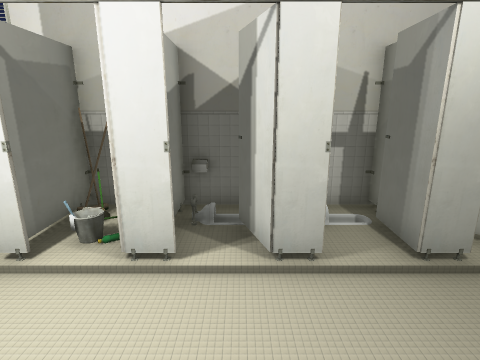
view 1 (above)

12 first-person views from a walk through a 3-D level made in the Unity game engine. The camera is 1.4 m above the floor, tilts 14° down and sees 80° across. The floor is counted in squares, 0.5 m on a side. Each view is taken from the middle of a square. On the plan, view 1 faces up. The plan holds only what a view shows up to about 20 squares ahead; the rest is blank. The player character is not drawn. Some surface patterns are stand-ins.

view 2
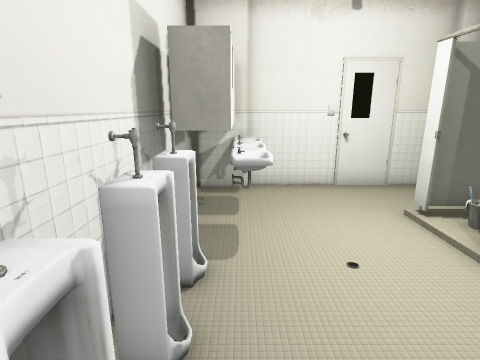

view 3
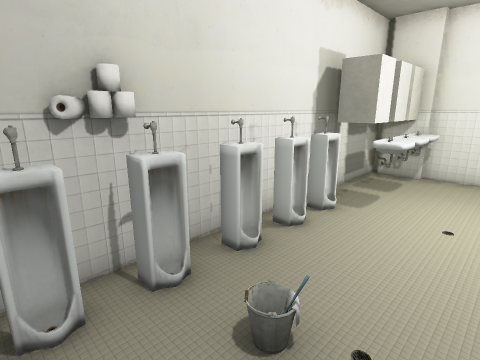

view 4
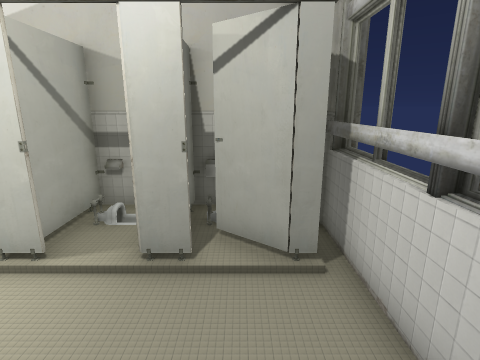

view 5
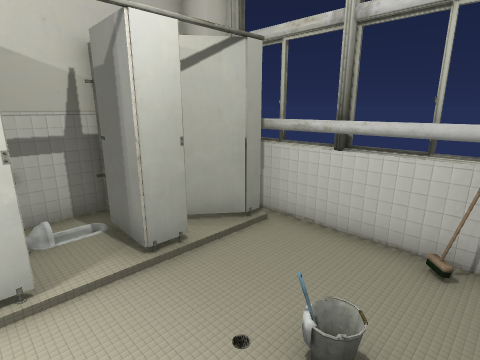

view 6
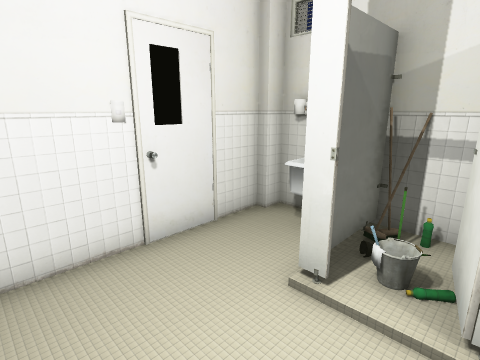

view 7
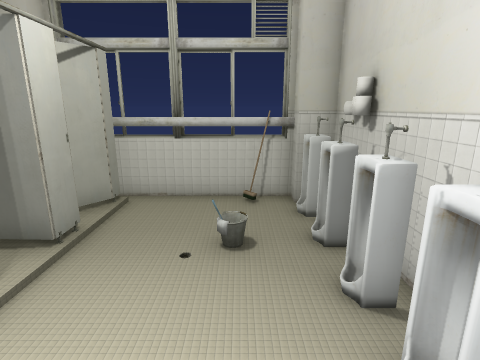

view 8
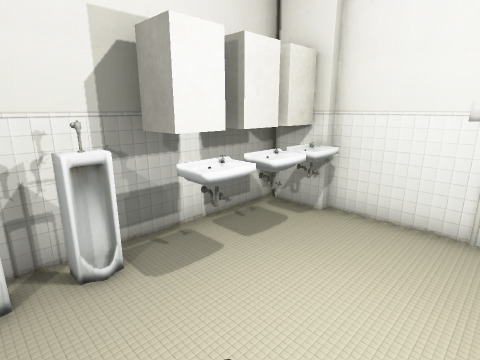

view 9
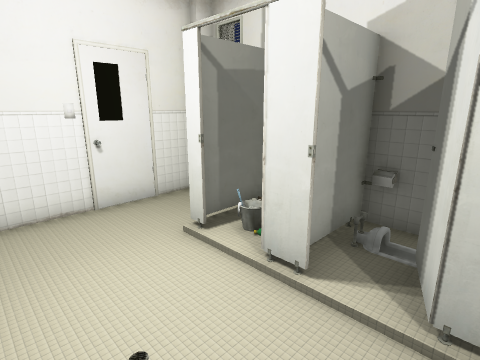

view 10
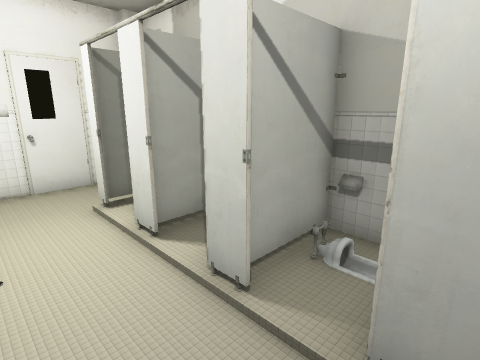

view 11
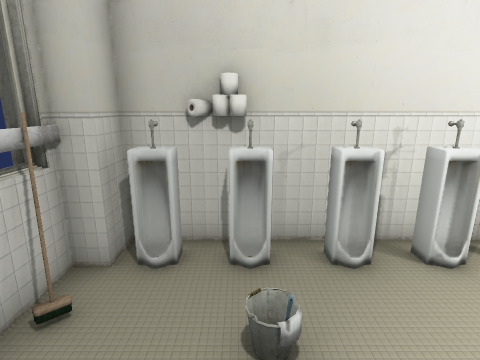

view 12
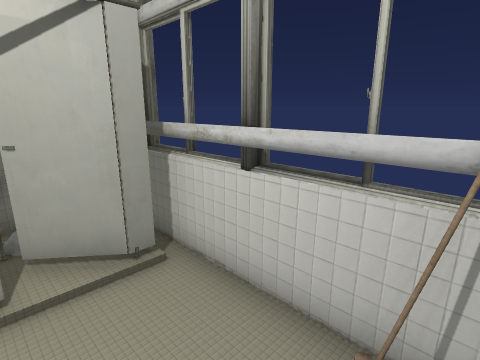

### Floor plan
Points are (right, up) in squares from view 1. A wall is a line through its corners. A room is listed if a view was taken in it or the views show most of it. See-through windows are left out.
Room 1 (views 1, 2, 3, 4, 5, 6, 7, 8, 9, 10, 11, 12)
walls: (4.2, 4.7) (3.2, 4.7) (3.2, 6.5); (2.5, 7.8) (-4.2, 7.8); (3.7, 7.8) (3.7, 6.9); (5.4, -1.7) (6.4, -1.7); (7, -0.7) (7, 6.6); (-6.4, 7.8) (-7.1, 7.8); (7.2, -0.5) (7.2, 6.4); (-7.4, 6.5) (-7.4, 0.1); (-7.5, -1.7) (3.6, -1.7)
objects: other object (-7, 0); pillar (-7, 7); block (-6, -1); sink (-6, 0) to (-6, 1); sink (-6, 6) to (-5, 7); block (-5, -1); sink (-5, 0) to (-5, 1); block (-4, -1) to (-3, -1); sink (-4, 0) to (-3, 1); other object (-4, 5) to (-4, 6); other object (-4, 7); other object (-3, 7); toilet (-2, -1) to (-1, -1); other object (-2, 5) to (-2, 6); other object (-2, 7); other object (-1, 5) to (1, 7); other object (-1, 7) to (-1, 8); toilet (0, -1) to (1, -1); toilet (2, -1); toilet (3, -1) to (4, -1); other object (4, -2); other object (5, -2); toilet (5, -1) to (6, -1); other object (5, 5) to (6, 6)
Room 2 (no view inside)
walls: (3.7, 7.1) (3.7, 7.8); (4.8, 7.8) (2.5, 7.8)

Positions as (right, up) in squares from view 1, and headings:
1: (0, 0), facing up
2: (3, 0), facing left
3: (6, 3), facing down-left
4: (5, 0), facing up
5: (1, 0), facing up-right
6: (-2, 1), facing up-left
7: (-2, 1), facing right
8: (0, 4), facing down-left
9: (1, 1), facing up-left
10: (4, 2), facing up-left
11: (4, 4), facing down
12: (4, 0), facing up-right
